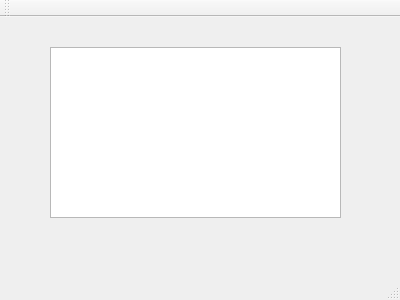
<?xml version="1.0" encoding="UTF-8"?>
<ui version="4.0">
 <class>MainWindow</class>
 <widget class="QMainWindow" name="MainWindow">
  <property name="geometry">
   <rect>
    <x>0</x>
    <y>0</y>
    <width>400</width>
    <height>300</height>
   </rect>
  </property>
  <property name="windowTitle">
   <string>MainWindow</string>
  </property>
  <widget class="QWidget" name="centralWidget">
   <widget class="QTextEdit" name="textEdit">
    <property name="geometry">
     <rect>
      <x>50</x>
      <y>30</y>
      <width>291</width>
      <height>171</height>
     </rect>
    </property>
   </widget>
  </widget>
  <widget class="QMenuBar" name="menuBar">
   <property name="geometry">
    <rect>
     <x>0</x>
     <y>0</y>
     <width>400</width>
     <height>21</height>
    </rect>
   </property>
  </widget>
  <widget class="QToolBar" name="mainToolBar">
   <attribute name="toolBarArea">
    <enum>TopToolBarArea</enum>
   </attribute>
   <attribute name="toolBarBreak">
    <bool>false</bool>
   </attribute>
  </widget>
  <widget class="QStatusBar" name="statusBar"/>
 </widget>
 <layoutdefault spacing="6" margin="11"/>
 <resources/>
 <connections/>
</ui>
